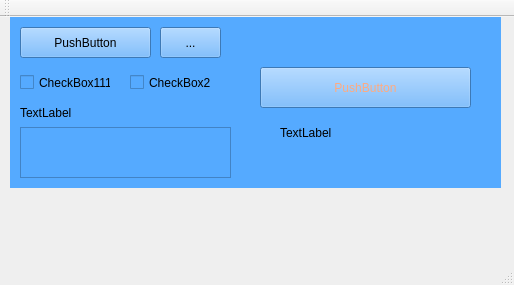
<?xml version="1.0" encoding="UTF-8"?>
<ui version="4.0">
 <class>MainWindow</class>
 <widget class="QMainWindow" name="MainWindow">
  <property name="geometry">
   <rect>
    <x>0</x>
    <y>0</y>
    <width>514</width>
    <height>285</height>
   </rect>
  </property>
  <property name="windowTitle">
   <string>MainWindow</string>
  </property>
  <property name="styleSheet">
   <string notr="true"/>
  </property>
  <widget class="QWidget" name="centralWidget">
   <property name="styleSheet">
    <string notr="true">
 </string>
   </property>
   <widget class="QWidget" name="widget" native="true">
    <property name="geometry">
     <rect>
      <x>10</x>
      <y>0</y>
      <width>491</width>
      <height>171</height>
     </rect>
    </property>
    <property name="styleSheet">
     <string notr="true">background-color: rgb(85, 170, 255);




</string>
    </property>
    <widget class="QPushButton" name="pushButton">
     <property name="geometry">
      <rect>
       <x>10</x>
       <y>10</y>
       <width>131</width>
       <height>31</height>
      </rect>
     </property>
     <property name="text">
      <string>PushButton</string>
     </property>
    </widget>
    <widget class="QToolButton" name="toolButton">
     <property name="geometry">
      <rect>
       <x>150</x>
       <y>10</y>
       <width>61</width>
       <height>31</height>
      </rect>
     </property>
     <property name="text">
      <string>...</string>
     </property>
    </widget>
    <widget class="QCheckBox" name="checkBox">
     <property name="geometry">
      <rect>
       <x>10</x>
       <y>50</y>
       <width>91</width>
       <height>31</height>
      </rect>
     </property>
     <property name="text">
      <string>CheckBox111</string>
     </property>
    </widget>
    <widget class="QLabel" name="label">
     <property name="geometry">
      <rect>
       <x>10</x>
       <y>80</y>
       <width>201</width>
       <height>31</height>
      </rect>
     </property>
     <property name="text">
      <string>TextLabel</string>
     </property>
    </widget>
    <widget class="QTextEdit" name="textEdit">
     <property name="geometry">
      <rect>
       <x>10</x>
       <y>110</y>
       <width>211</width>
       <height>51</height>
      </rect>
     </property>
    </widget>
    <widget class="QCheckBox" name="checkBox_2">
     <property name="geometry">
      <rect>
       <x>120</x>
       <y>50</y>
       <width>81</width>
       <height>31</height>
      </rect>
     </property>
     <property name="text">
      <string>CheckBox222</string>
     </property>
    </widget>
    <widget class="QPushButton" name="pushButton_2">
     <property name="geometry">
      <rect>
       <x>250</x>
       <y>50</y>
       <width>211</width>
       <height>41</height>
      </rect>
     </property>
     <property name="styleSheet">
      <string notr="true">color: rgb(255, 170, 127);</string>
     </property>
     <property name="text">
      <string>PushButton</string>
     </property>
    </widget>
    <widget class="QLabel" name="label_2">
     <property name="geometry">
      <rect>
       <x>270</x>
       <y>100</y>
       <width>111</width>
       <height>31</height>
      </rect>
     </property>
     <property name="styleSheet">
      <string notr="true"/>
     </property>
     <property name="text">
      <string>TextLabel</string>
     </property>
    </widget>
   </widget>
  </widget>
  <widget class="QMenuBar" name="menuBar">
   <property name="geometry">
    <rect>
     <x>0</x>
     <y>0</y>
     <width>514</width>
     <height>23</height>
    </rect>
   </property>
  </widget>
  <widget class="QToolBar" name="mainToolBar">
   <attribute name="toolBarArea">
    <enum>TopToolBarArea</enum>
   </attribute>
   <attribute name="toolBarBreak">
    <bool>false</bool>
   </attribute>
  </widget>
  <widget class="QStatusBar" name="statusBar"/>
 </widget>
 <layoutdefault spacing="6" margin="11"/>
 <resources/>
 <connections/>
</ui>
